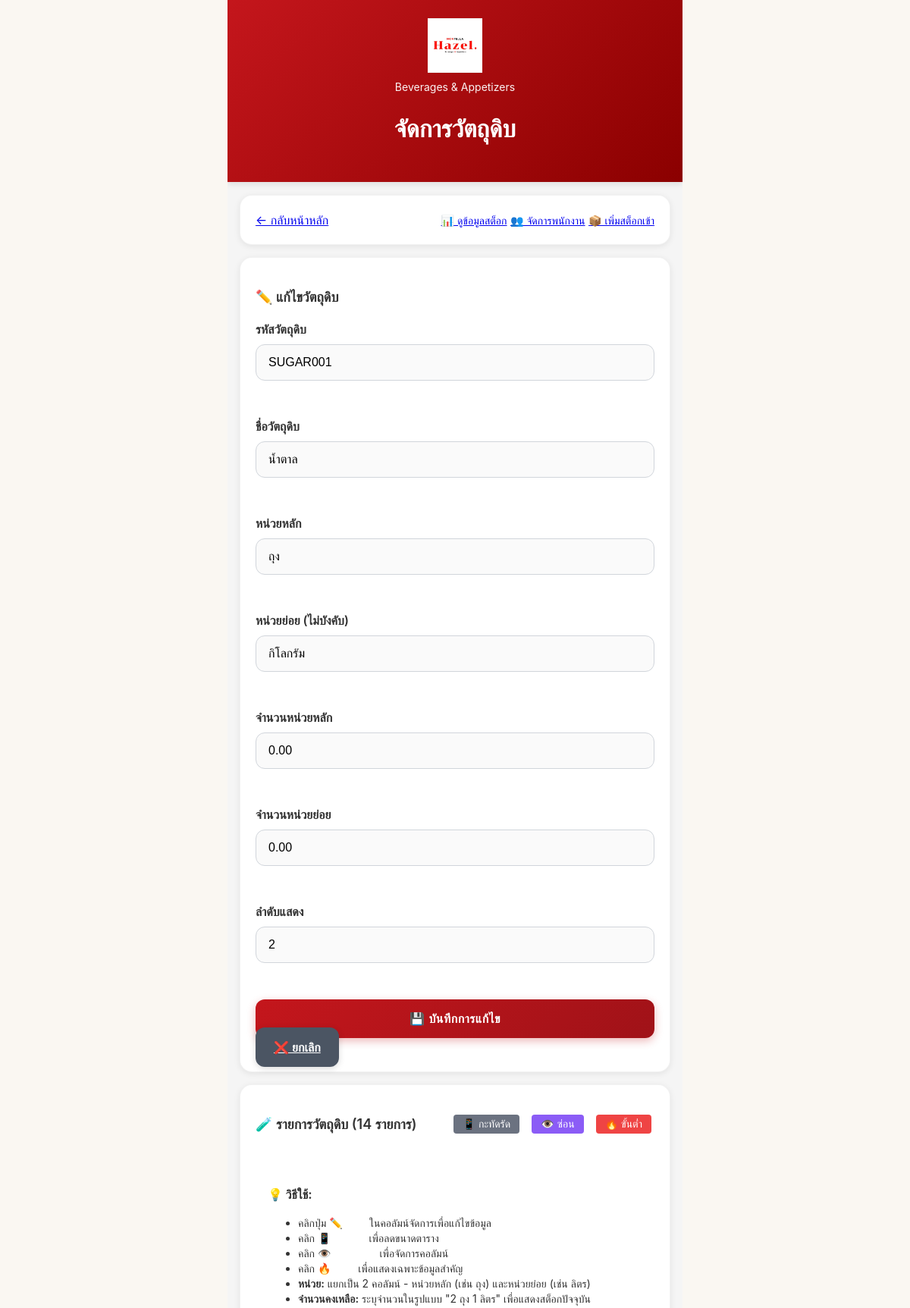
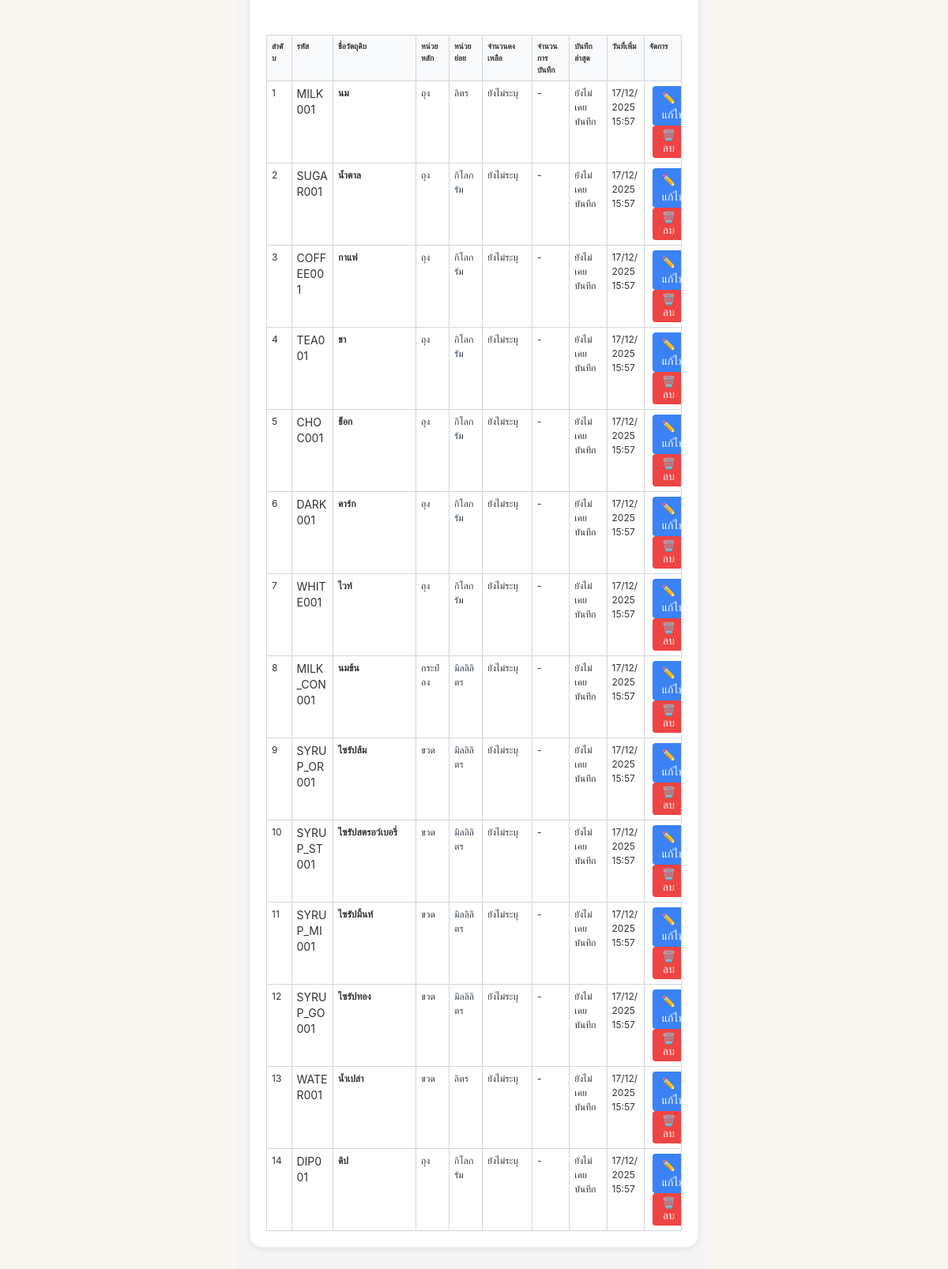
/manage-materials.php?edit=2, run on the app's committed database (2 pictures, top to bottom).
### tables this page shows
CREATE TABLE IF NOT EXISTS `raw_materials` (
    `id` int(11) NOT NULL AUTO_INCREMENT,
    `material_code` varchar(50) NOT NULL COMMENT 'รหัสวัตถุดิบ',
    `material_name` varchar(255) NOT NULL COMMENT 'ชื่อวัตถุดิบ',
    `unit` varchar(50) NOT NULL COMMENT 'หน่วยหลัก',
    `sub_unit` varchar(50) DEFAULT NULL COMMENT 'หน่วยย่อย',
    `unit_quantity` decimal(10,2) DEFAULT 0.00 COMMENT 'จำนวนหน่วยหลัก',
    `sub_unit_quantity` decimal(10,2) DEFAULT 0.00 COMMENT 'จำนวนหน่วยย่อย',
    `current_stock` decimal(10,2) DEFAULT 0.00 COMMENT 'สต็อกปัจจุบัน',
    `display_order` int(11) DEFAULT 0 COMMENT 'ลำดับการแสดงผล',
    `created_at` timestamp NOT NULL DEFAULT CURRENT_TIMESTAMP,
    PRIMARY KEY (`id`),
    UNIQUE KEY `unique_material_code` (`material_code`)
);

### manage-materials.php (the view, shortened to what the rows shown need)
<?php
try {
    $db = Database::getInstance()->getConnection();
    $hasSubUnit = false;
    $hasQuantities = false;
    try {
        $db->query("SELECT sub_unit FROM raw_materials LIMIT 1");
        $hasSubUnit = true;
        $db->query("SELECT unit_quantity, sub_unit_quantity FROM raw_materials LIMIT 1");
        $hasQuantities = true;
    } catch (Exception $e) {
    }
    if ($hasSubUnit && $hasQuantities) {
        $stmt = $db->query("
            SELECT
                rm.*,
                COUNT(dsr.id) as record_count,
                MAX(dsr.record_date) as last_record_date
            FROM raw_materials rm
            LEFT JOIN daily_stock_records dsr ON rm.id = dsr.material_id
            GROUP BY rm.id
            ORDER BY rm.display_order ASC, rm.material_name ASC
        ");
    } else if ($hasSubUnit) {
        $stmt = $db->query("
            SELECT
                rm.*,
                0.00 as unit_quantity,
                0.00 as sub_unit_quantity,
                COUNT(dsr.id) as record_count,
                MAX(dsr.record_date) as last_record_date
            FROM raw_materials rm
            LEFT JOIN daily_stock_records dsr ON rm.id = dsr.material_id
            GROUP BY rm.id
            ORDER BY rm.display_order ASC, rm.material_name ASC
        ");
    }
    $materials = $stmt->fetchAll();
} catch (Exception $e) {
    $error = $e->getMessage();
    $materials = [];
    $hasSubUnit = false;
    $hasQuantities = false;
}
$editMaterial = null;
if (isset($_GET['edit'])) {
    $editId = (int)$_GET['edit'];
    foreach ($materials as $mat) {
        if ($mat['id'] == $editId) {
            $editMaterial = $mat;
            break;
        }
    }
}
?>
<!DOCTYPE html>
<html lang="th">
<head>
    <link rel="stylesheet" href="css/style.css">
</head>
<body>
    <div class="app-container">
        <div class="app-header hazel-header">
            <h1>จัดการวัตถุดิบ</h1>
        </div>
        <div class="employee-section">
            <div class="material-card mb-6">
                <form method="POST">
                    <div class="grid <?= ($hasSubUnit && $hasQuantities) ? 'grid-cols-7' : ($hasSubUnit ? 'grid-cols-5' : 'grid-cols-4') ?> gap-4">
                        <div class="form-group">
                            <label for="material_code">รหัสวัตถุดิบ</label>
                            <input type="text"
                                   id="material_code"
                                   name="material_code"
                                   class="form-input"
                                   value="<?= htmlspecialchars($editMaterial['material_code'] ?? '') ?>"
                                   placeholder="เช่น MILK001"
                                   required>
                        </div>
                        <div class="form-group">
                            <label for="material_name">ชื่อวัตถุดิบ</label>
                            <input type="text"
                                   id="material_name"
                                   name="material_name"
                                   class="form-input"
                                   value="<?= htmlspecialchars($editMaterial['material_name'] ?? '') ?>"
                                   placeholder="เช่น นม"
                                   required>
                        </div>
                        <div class="form-group">
                            <label for="unit"><?= $hasSubUnit ? 'หน่วยหลัก' : 'หน่วย' ?></label>
                            <input type="text"
                                   id="unit"
                                   name="unit"
                                   class="form-input"
                                   value="<?= htmlspecialchars($editMaterial['unit'] ?? '') ?>"
                                   placeholder="<?= $hasSubUnit ? 'เช่น ถุง, กล่อง, ขวด' : 'เช่น ลิตร, กิโลกรัม' ?>"
                                   required>
                        </div>
                        <?php if ($hasSubUnit): ?>
                        <div class="form-group">
                            <label for="sub_unit">หน่วยย่อย (ไม่บังคับ)</label>
                            <input type="text"
                                   id="sub_unit"
                                   name="sub_unit"
                                   class="form-input"
                                   value="<?= htmlspecialchars($editMaterial['sub_unit'] ?? '') ?>"
                                   placeholder="เช่น ลิตร, กิโลกรัม">
                        </div>
                        <?php endif; ?>
                        <?php if ($hasQuantities): ?>
                        <div class="form-group">
                            <label for="unit_quantity">จำนวน<?= $hasSubUnit ? 'หน่วยหลัก' : '' ?></label>
                            <input type="number"
                                   id="unit_quantity"
                                   name="unit_quantity"
                                   class="form-input"
                                   value="<?= htmlspecialchars($editMaterial['unit_quantity'] ?? '0') ?>"
                                   step="0.01"
                                   min="0"
                                   placeholder="เช่น 2">
                        </div>
                        <?php if ($hasSubUnit): ?>
                        <div class="form-group">
                            <label for="sub_unit_quantity">จำนวนหน่วยย่อย</label>
                            <input type="number"
                                   id="sub_unit_quantity"
                                   name="sub_unit_quantity"
                                   class="form-input"
                                   value="<?= htmlspecialchars($editMaterial['sub_unit_quantity'] ?? '0') ?>"
                                   step="0.01"
                                   min="0"
                                   placeholder="เช่น 1">
                        </div>
                        <?php endif; ?>
                        <?php endif; ?>
                        <div class="form-group">
                            <label for="display_order">ลำดับแสดง</label>
                            <input type="number"
                                   id="display_order"
                                   name="display_order"
                                   class="form-input"
                                   value="<?= htmlspecialchars($editMaterial['display_order'] ?? count($materials) + 1) ?>"
                                   min="1"
                                   required>
                        </div>
                    </div>
                </form>
            </div>
            <div class="material-card">
                <?php if (empty($materials)): ?>
                    <div class="text-center py-8">
                        <div style="font-size: 3rem; margin-bottom: 1rem;">🧪</div>
                        <p class="text-gray-600">ยังไม่มีวัตถุดิบในระบบ</p>
                    </div>
                <?php else: ?>
                    <div class="overflow-x-auto" id="tableContainer">
                        <table class="material-table" id="materialsTable">
                            <thead>
                                <tr>
                                    <th>ลำดับ</th>
                                    <th>รหัส</th>
                                    <th>ชื่อวัตถุดิบ</th>
                                    <th>หน่วยหลัก</th>
                                    <?php if ($hasSubUnit): ?>
                                    <th class="hide-mobile">หน่วยย่อย</th>
                                    <?php endif; ?>
                                    <?php if ($hasQuantities): ?>
                                    <th class="hide-mobile">จำนวนคงเหลือ</th>
                                    <?php endif; ?>
                                    <th class="hide-mobile">จำนวนการบันทึก</th>
                                    <th class="hide-mobile">บันทึกล่าสุด</th>
                                    <th class="hide-mobile">วันที่เพิ่ม</th>
                                    <th>จัดการ</th>
                                </tr>
                            </thead>
                            <tbody>
                                <?php foreach ($materials as $material): ?>
                                    <tr>
                                        <td class="text-center"><?= $material['display_order'] ?></td>
                                        <td class="font-mono text-sm"><?= htmlspecialchars($material['material_code']) ?></td>
                                        <td class="font-semibold"><?= htmlspecialchars($material['material_name']) ?></td>
                                        <td class="font-medium"><?= htmlspecialchars($material['unit']) ?></td>
                                        <?php if ($hasSubUnit): ?>
                                        <td class="hide-mobile">
                                            <?php if (!empty($material['sub_unit'])): ?>
                                                <span class="text-gray-700"><?= htmlspecialchars($material['sub_unit']) ?></span>
                                            <?php else: ?>
                                                <span class="text-gray-400">-</span>
                                            <?php endif; ?>
                                        </td>
                                        <?php endif; ?>
                                        <?php if ($hasQuantities): ?>
                                        <td class="hide-mobile">
                                            <?php
                                            $displayQuantity = '';
                                            if (empty($displayQuantity)) {
                                                $displayQuantity = '<span class="text-gray-500">ยังไม่ระบุ</span>';
                                            }
                                            echo $displayQuantity;
                                            ?>
                                        </td>
                                        <?php endif; ?>
                                        <td class="text-center hide-mobile">
                                            <?php if ($material['record_count'] > 0): ?>
                                                <span class="bg-green-100 text-green-800 px-2 py-1 rounded text-sm">
                                                    <?= $material['record_count'] ?> ครั้ง
                                                </span>
                                            <?php else: ?>
                                                <span class="text-gray-500">-</span>
                                            <?php endif; ?>
                                        </td>
                                        <td class="hide-mobile">
                                            <?php if ($material['last_record_date']): ?>
                                                <?= date('d/m/Y', strtotime($material['last_record_date'])) ?>
                                            <?php else: ?>
                                                <span class="text-gray-500">ยังไม่เคยบันทึก</span>
                                            <?php endif; ?>
                                        </td>
                                        <td class="hide-mobile"><?= date('d/m/Y H:i', strtotime($material['created_at'])) ?></td>
                                        <td>
                                            <a href="?edit=<?= $material['id'] ?>"
                                               class="btn-small btn-edit">✏️ แก้ไข</a>
                                            <?php if ($material['record_count'] == 0): ?>
                                                <button onclick="deleteMaterial(<?= $material['id'] ?>, '<?= htmlspecialchars($material['material_name']) ?>')"
                                                        class="btn-small btn-delete">🗑️ ลบ</button>
                                            <?php else: ?>
                                                <span class="text-xs text-gray-500 block mt-1">มีข้อมูลแล้ว</span>
                                            <?php endif; ?>
                                        </td>
                                    </tr>
                                <?php endforeach; ?>
                            </tbody>
                        </table>
                    </div>
                <?php endif; ?>
            </div>
        </div>
    </div>
</body>
</html>

### data on the page
raw_materials: material_code "SUGAR001", material_name "น้ำตาล", unit "ถุง", sub_unit "กิโลกรัม", unit_quantity "0.00", sub_unit_quantity "0.00", display_order "2", created_at "17/12/2025 15:57"
raw_materials: display_order "1", material_code "MILK001", material_name "นม", unit "ถุง", sub_unit "ลิตร", created_at "17/12/2025 15:57"
raw_materials: display_order "3", material_code "COFFEE001", material_name "กาแฟ", unit "ถุง", sub_unit "กิโลกรัม", created_at "17/12/2025 15:57"
raw_materials: display_order "4", material_code "TEA001", material_name "ชา", unit "ถุง", sub_unit "กิโลกรัม", created_at "17/12/2025 15:57"
raw_materials: display_order "5", material_code "CHOC001", material_name "ช็อก", unit "ถุง", sub_unit "กิโลกรัม", created_at "17/12/2025 15:57"
raw_materials: display_order "6", material_code "DARK001", material_name "ดาร์ก", unit "ถุง", sub_unit "กิโลกรัม", created_at "17/12/2025 15:57"
raw_materials: display_order "7", material_code "WHITE001", material_name "ไวท์", unit "ถุง", sub_unit "กิโลกรัม", created_at "17/12/2025 15:57"
raw_materials: display_order "8", material_code "MILK_CON001", material_name "นมข้น", unit "กระป๋อง", sub_unit "มิลลิลิตร", created_at "17/12/2025 15:57"
raw_materials: display_order "9", material_code "SYRUP_OR001", material_name "ไซรัปส้ม", unit "ขวด", sub_unit "มิลลิลิตร", created_at "17/12/2025 15:57"
raw_materials: display_order "10", material_code "SYRUP_ST001", material_name "ไซรัปสตรอว์เบอรี่", unit "ขวด", sub_unit "มิลลิลิตร", created_at "17/12/2025 15:57"
raw_materials: display_order "11", material_code "SYRUP_MI001", material_name "ไซรัปมิ้นท์", unit "ขวด", sub_unit "มิลลิลิตร", created_at "17/12/2025 15:57"
raw_materials: display_order "12", material_code "SYRUP_GO001", material_name "ไซรัปทอง", unit "ขวด", sub_unit "มิลลิลิตร", created_at "17/12/2025 15:57"
raw_materials: display_order "13", material_code "WATER001", material_name "น้ำเปล่า", unit "ขวด", sub_unit "ลิตร", created_at "17/12/2025 15:57"
raw_materials: display_order "14", material_code "DIP001", material_name "ดิป", unit "ถุง", sub_unit "กิโลกรัม", created_at "17/12/2025 15:57"

### other printed values
count($materials) "14"
